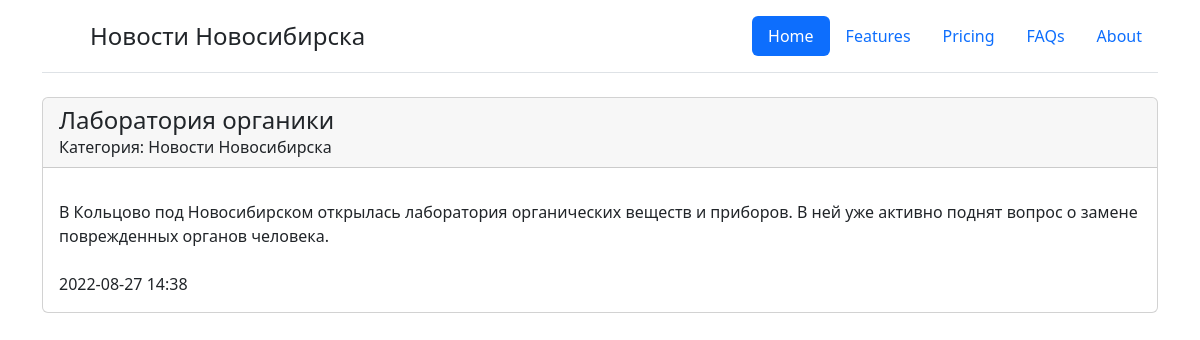
The page /category/1/ on the database as committed earlier.
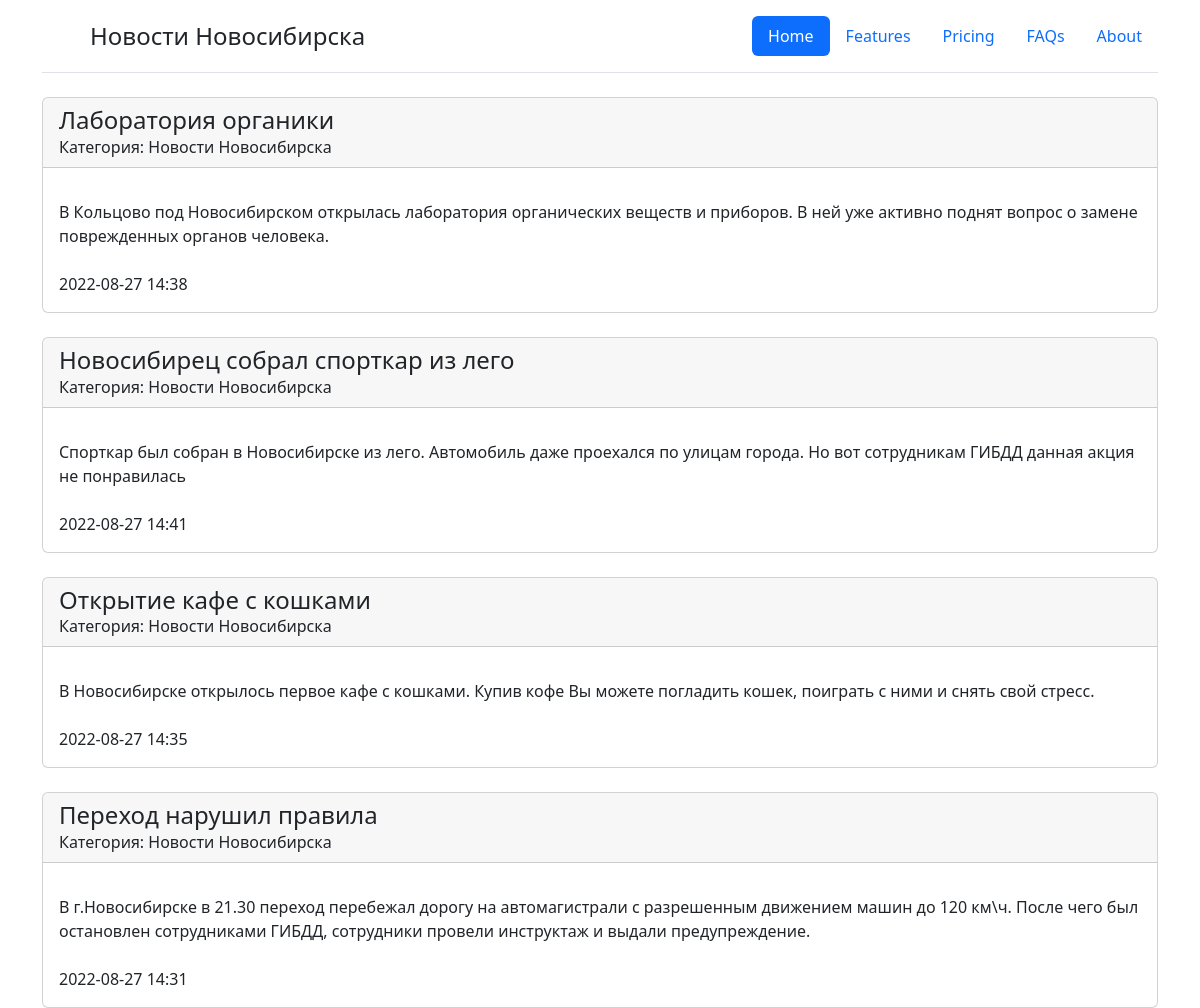
The same page on the database as committed later.
### news/models.py (models this page shows, shortened)
class Category(models.Model):
    title = models.CharField(max_length=150, db_index=True, verbose_name='Категория')
    def __str__(self):
        return self.title
    class Meta:
        verbose_name = 'Категория'
        verbose_name_plural = 'Категории'

class News(models.Model):
    title = models.CharField(max_length=150)
    content = models.TextField(blank=True)
    created_at = models.DateTimeField(auto_now_add=True)
    updated_at = models.DateTimeField(auto_now=True)
    photo = models.ImageField(upload_to='photos/%Y/%m/%d/')
    is_published = models.BooleanField(default=True)
    category = models.ForeignKey('Category', on_delete=models.PROTECT, null=True)
    class Meta:
        verbose_name = 'Новость'
        verbose_name_plural = 'Новости'
        ordering = ['title']

### news/views.py (the view)
# urls.py: path('category/<int:category_number>/', get_category),
def get_category(request, category_number):
    news = News.objects.filter(category_id=category_number)
    category = Category.objects.get(pk=category_number)
    return render(request, 'news/category.html', {'news': news, 'category': category})

### news/templates/news/category.html (shortened to what this page needs)
<!DOCTYPE html>
<html lang="en">
<head>
    <link href="https://cdn.jsdelivr.net/npm/bootstrap@5.2.0/dist/css/bootstrap.min.css" rel="stylesheet"
>
</head>
<body>
<div class="container">
    <header class="d-flex flex-wrap justify-content-center py-3 mb-4 border-bottom">
        <a href="/" class="d-flex align-items-center mb-3 mb-md-0 me-md-auto text-dark text-decoration-none">
            <svg class="bi me-2" width="40" height="32">
                <use xlink:href="#bootstrap"></use>
            </svg>
            <span class="fs-4">{{ category.title }}</span>
        </a>
        <ul class="nav nav-pills">
            <li class="nav-item"><a href="#" class="nav-link active" aria-current="page">Home</a></li>
            <li class="nav-item"><a href="#" class="nav-link">Features</a></li>
            <li class="nav-item"><a href="#" class="nav-link">Pricing</a></li>
            <li class="nav-item"><a href="#" class="nav-link">FAQs</a></li>
            <li class="nav-item"><a href="#" class="nav-link">About</a></li>
        </ul>
    </header>
    {% for i in news %}
    <div class="card mt-4">
        <div class="">
            <div class="card-header">
                <h4 class="my-0 font-weight-normal">{{ i.title }}</h4>
                <h7>Категория: {{ i.category }}</h7>
            </div>
            <div class="card-body">
                <ul class="list-unstyled mt-3 mb-4">
                    <li>{{ i.content }}</li>
                </ul>
                <h7 class="my-0 font-weight-normal"> {{ i.created_at | date:"Y-m-d H:i" }}</h7>
            </div>
        </div>
    </div>
    {% endfor %}
</div>
</body>
</html>

Rows that differ between the two databases and show on the page:
now on this page (row edited): News: title "Новосибирец собрал спорткар из лего", category "Новости Новосибирска", content "Спорткар был собран в Новосибирске из лего. Автомобиль даже проехался по улицам города. Но вот сотрудникам ГИБДД данная акция не понравилась", created_at "2022-08-27 14:41"
now on this page (row edited): News: title "Открытие кафе с кошками", category "Новости Новосибирска", content "В Новосибирске открылось первое кафе с кошками. Купив кофе Вы можете погладить кошек, поиграть с ними и снять свой стресс.", created_at "2022-08-27 14:35"
now on this page (row edited): News: title "Переход нарушил правила", category "Новости Новосибирска", content "В г.Новосибирске в 21.30 переход перебежал дорогу на автомагистрали с разрешенным движением машин до 120 км\\ч. После чего был остановлен сотрудниками ГИБДД, сотрудники провели инструктаж и выдали предупреждение.", created_at "2022-08-27 14:31"
